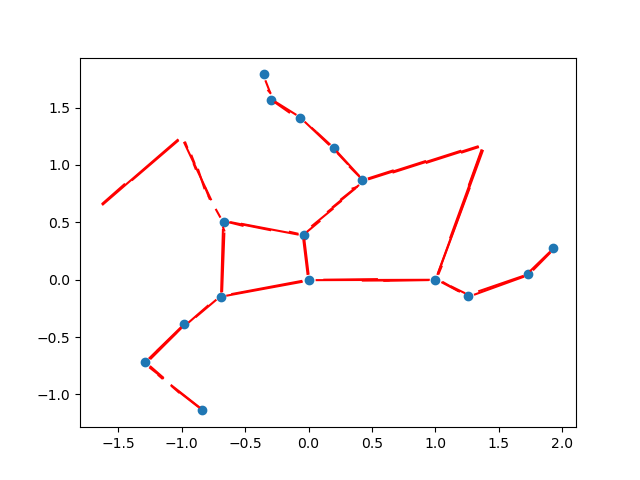
#> input picture Normalised_Templates/Hercules.png, 640 x 480 px, given in place of Hercules.png.png, which was not available
$ python -i DIP_Project.py   (imports and definitions only)
#> lines starting #> are read from the running program, lines starting #| are printed output that depends on the picture; after the words box and inside, x2 and y2 are one past the last pixel; in counts of white or black regions, pixels touching at a corner belong together; pictures that were not available may be replaced by others from this repository, and a replacement may not be noted
import cv2
import numpy as np
from matplotlib import pyplot as plt
import math
import os
import pickle
import copy
import sys

def dist(p1, p2):
	return math.sqrt((p1[0]-p2[0])**2 + (p1[1]-p2[1])**2)
def getAngle(p0, p1, p2):
	return math.acos((dist(p0, p1)**2 + dist(p0, p2)**2 - dist(p1, p2)**2)/(2*(dist(p0, p1)**2)*(dist(p0, p2)**2)))

# [59 lines left out: function getNormalisedCoordinates, not called in this run]

def iterateArea(contours, lines=[], iterate=False):

	lines = np.array(lines)

	# Finding the coordinates of the contours and their area
	coordinates = {}
	for i in range(len(contours)):
		cnt = contours[i]
		M = cv2.moments(cnt)
		# print(M)
		cx = int(M['m10']/M['m00'])
		cy = int(M['m01']/M['m00'])
		area = cv2.contourArea(cnt)
		if area in coordinates:
			coordinates[area+0.0001] = (cx, cy)
		else:
			coordinates[area] = (cx, cy)

	sorted_area = []
	for i in reversed(sorted(coordinates.keys())):
		sorted_area.append(i)

	# Creating coordinates for each star in the costellation
	x = []
	y = []
	for area in sorted_area:
		x.append(coordinates[area][0])
		y.append(coordinates[area][1])

	threshold = min(150 , sorted_area[2])
	# print(sorted_area)
	count = 0
	for area in sorted_area:
		if area >= threshold:
			count += 1

	coordinates_list = []
	# print(count)
	if iterate == False:
		return getNormalisedCoordinates(x, y, 0, 1, lines)
	else:
		for i in range(count):
			for j in range(i+1, count):
				x_new, y_new, _ = getNormalisedCoordinates(x[i:], y[i:], i, j, lines)
				coordinates_list.append((x_new, y_new))


		return coordinates_list

# Finding edges using Canny edge detection
def findEdges(image, thresh1, thresh2):
	out = cv2.Canny(np.array(image), thresh1, thresh2)
	return out

def invertImage(image):
	return cv2.bitwise_not(image)

# Converting it back to black and white image
def getGrayscale(image):
	return cv2.cvtColor(image, cv2.COLOR_BGR2GRAY)

# Applying median filter to get rid of noise left from words in the image
def applyMedian(image, size):
	return cv2.medianBlur(image, size)

# Plot the specified image with the name given
def plotImage(image, imagename="figure"):
	cv2.imshow(imagename, image)

def binariseImage(img, thresholds):
	# Thresholding the Image to binarise it
	output_thresh = []
	for threshold in thresholds:
		ret,thresh = cv2.threshold(img,threshold,255,cv2.THRESH_BINARY)
		output_thresh.append(thresh)

	return output_thresh

# [7 lines left out: function getGreenChannel, not called in this run]

def getBlueChannel(img):

	image_copy_blue = img.copy()
	# Setting Green and Red channel 0
	image_copy_blue[:, :, 1] = 0
	image_copy_blue[:, :, 2] = 0
	return image_copy_blue

def getRedChannel(img):

	# Setting Green and Blue channel 0
	image_copy = img.copy()
	image_copy[:, :, 1] = 0
	image_copy[:, :, 0] = 0
	return image_copy

def makeTemplates():

	# Directory where the templates are stored
	template_directory = sys.path[0]+"/Templates"
	templates_coordinates = {}

	# Iterate through each file in the template directory to process one template at a time
	for filename in os.listdir(template_directory):
		for filename in ["Hercules.png"]:
			print(filename)

		# Reading the template
		img = cv2.imread(sys.path[0]+"Templates/" + filename + ".png")
#> img is the input picture: shape (480, 640, 3); mean B, G, R 249.4, 249.2, 251.8
		# cv2.imshow('original' ,img)
		red_channel = getRedChannel(img)
#> in getRedChannel, `image_copy[:, :, 1] = 0`:
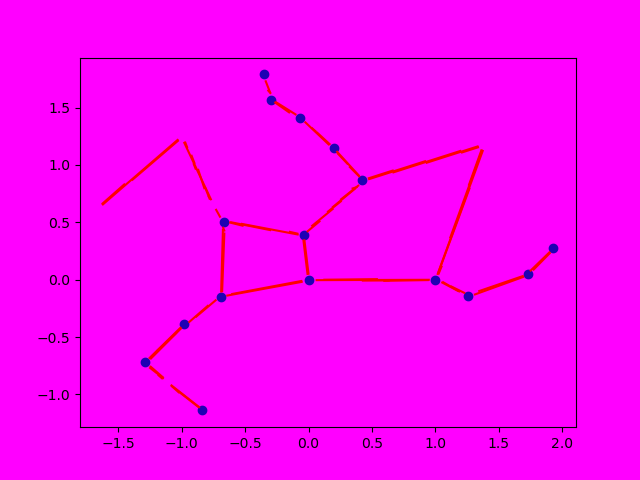
#> image_copy: shape (480, 640, 3); mean B, G, R 249.4, 0, 251.8
#> in getRedChannel, `image_copy[:, :, 0] = 0`:
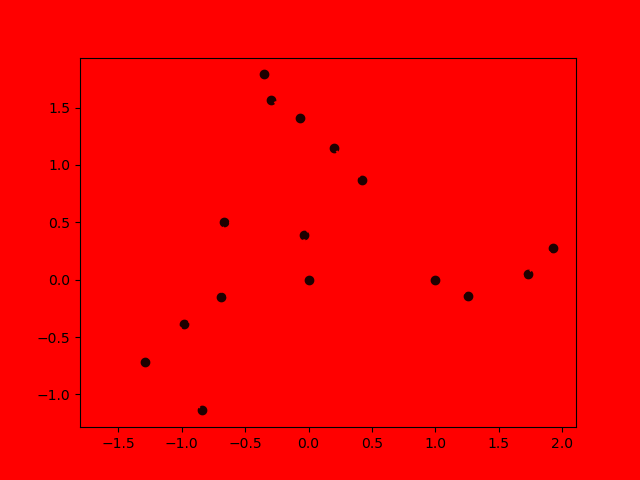
#> image_copy: shape (480, 640, 3); mean B, G, R 0, 0, 251.8
		# plotImage(red_channel, "red")
		thresh = binariseImage(red_channel, [165.75, 191.25])
#> the loop in binariseImage, `for threshold in thresholds:` made 2 passes
#> ret on passes 1 to 2: 165, 191
#> after the loop in binariseImage, `for threshold in thresholds:`: output_thresh = 2 items
#> thresh = 2 items

		blue_channel = getBlueChannel(img)
#> in getBlueChannel, `image_copy_blue[:, :, 2] = 0`:
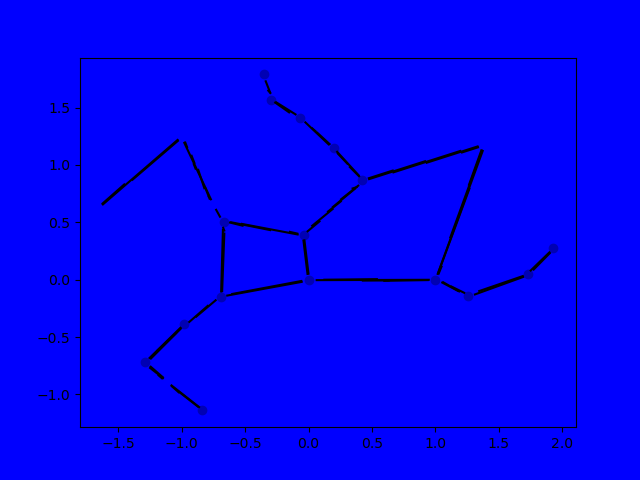
#> image_copy_blue: shape (480, 640, 3); mean B, G, R 249.4, 0, 0

		thresh2 = binariseImage(red_channel, [125.75, 255])
#> the loop in binariseImage (call 2), `for threshold in thresholds:` made 2 passes
#> ret on pass 1: 125
#> thresh2 = 2 items
		letters = thresh2[0] - thresh2[1]
		new_blue = blue_channel + letters

		for i in range(len(new_blue)):
			for j in range(len(new_blue[i])):
				if new_blue[i][j][2] != 0:
					new_blue[i][j][1] = 0
					new_blue[i][j][0] = 0
					new_blue[i][j][2] = 0
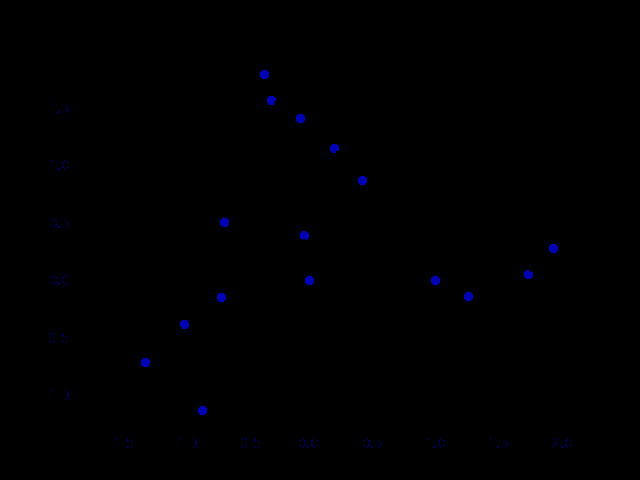
#> new_blue: shape (480, 640, 3); mean B, G, R 0.7, 0, 0

		# Subtracting to get only stars
		final = thresh[0] - thresh[1]
		# plotImage(final, "final")

		stars = applyMedian(final, 3)
		lines = applyMedian(new_blue, 3)

		stars_grey = getGrayscale(stars)
#> in getGrayscale, `return cv2.cvtColor(image, cv2.COLOR_BGR2GRAY)`: returned value: shape (480, 640); every value is 0
		lines_grey = getGrayscale(lines)
		final_stars = binariseImage(stars_grey, [20])
#> final_stars = 1 item
		final_lines = binariseImage(lines_grey, [5])
#> the loop in binariseImage (call 4), `for threshold in thresholds:` made 1 pass
#> ret on pass 1: 5
#> pass 1, in binariseImage (call 4), `ret,thresh = cv2.threshold(img,threshold,255,cv2.THRESH_BINARY)`:
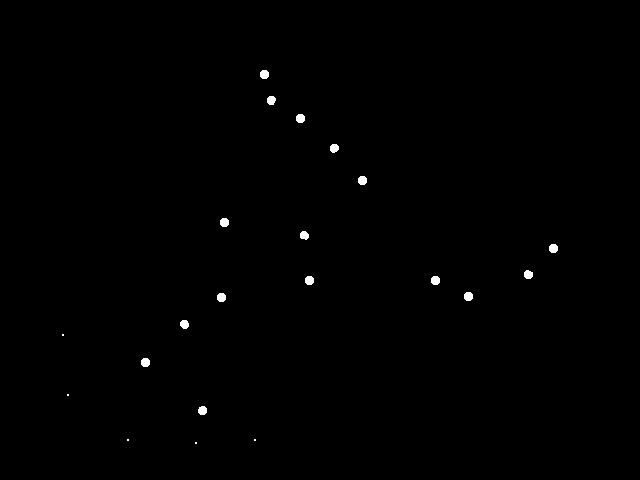
#> thresh: shape (480, 640); 0.36% white; 21 white regions (5 under 20 px), largest, box (x1, y1, x2, y2) and area: (260, 70, 269, 79) 69, (296, 114, 305, 123) 69, (358, 176, 367, 185) 69
#> final_lines = 1 item
		final_stars_inverted = invertImage(final_stars[0])
#> in invertImage, `return cv2.bitwise_not(image)`: returned value: shape (480, 640); every value is 255
		final_lines_inverted = invertImage(final_lines[0])
		final_lines = applyMedian(final_lines[0], 3)

		edged = findEdges(final_stars_inverted, 30, 200)
		# plotImage(edged, "edges")
		# cv2.waitKey(0)

		rho = 1  # distance resolution in pixels of the Hough grid
		theta = np.pi / 180  # angular resolution in radians of the Hough grid
		threshold = 10  # minimum number of votes (intersections in Hough grid cell)
		min_line_length = 2  # minimum number of pixels making up a line
		max_line_gap = 3  # maximum gap in pixels between connectable line segments
		line_image = np.copy(img) * 0  # creating a blank to draw lines on

		# Run Hough on edge detected image
		# Output "lines" is an array containing endpoints of detected line segments
		drawn_lines = cv2.HoughLinesP(final_lines, rho, theta, threshold, np.array([]), min_line_length, max_line_gap)
#> drawn_lines = 123 rows, first 6: [260, 72, 266, 78], [524, 272, 531, 272], [360, 177, 365, 182], [298, 115, 303, 120], [331, 145, 336, 150], [359, 177, 364, 183]
		# drawn_lines = drawn_lines[1:]
		for line in drawn_lines:
			for x1,y1,x2,y2 in line:
				cv2.line(line_image,(x1,y1),(x2,y2),(255,0,0),5)
#> this loop made 123 passes
#> line on passes 1 to 12: [[260, 72, 266, 78]], [[524, 272, 531, 272]], [[360, 177, 365, 182]], [[298, 115, 303, 120]], [[331, 145, 336, 150]], [[359, 177, 364, 183]], [[269, 104, 270, 96]], [[181, 326, 187, 321]], [[217, 296, 220, 293]], [[360, 183, 366, 178]], [[303, 115, 303, 121]], [[550, 250, 557, 247]]
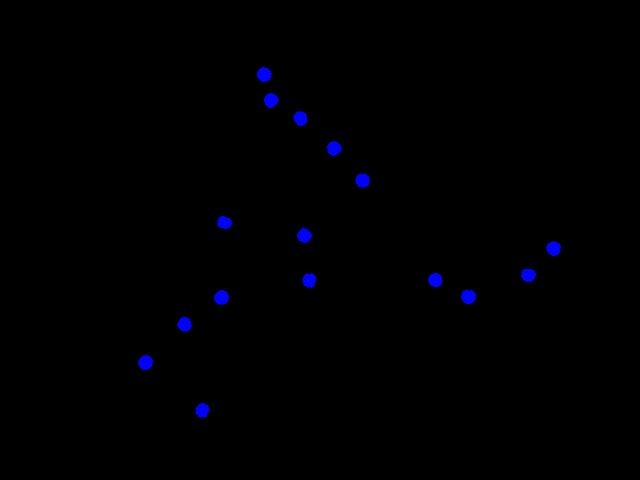
#> line_image: shape (480, 640, 3); mean B, G, R 2.1, 0, 0
		# cv2.imshow("drawn", line_image)
		# cv2.waitKey(0)

		# Finding the contours in the image
		edge_copy = edged.copy()
		contours, hierarchy = cv2.findContours(edge_copy, cv2.RETR_EXTERNAL, cv2.CHAIN_APPROX_NONE)
#> contours = []

		final_contours = []
		for contour in contours:
			area = cv2.contourArea(contour)
			if area != 0:
				final_contours.append(contour)
#> this loop made 0 passes
#> after the loop, final_contours = []

		# [5 lines of commented-out code are left out]

		x, y, normalised_lines = iterateArea(final_contours, drawn_lines)
#> in iterateArea, `lines = np.array(lines)`: lines has the same summary as drawn_lines in makeTemplates
#> after the loop in iterateArea, `for i in range(len(contours)):`: coordinates = 0 items
#> after the loop in iterateArea, `for i in reversed(sorted(coordinates.keys())):`: sorted_area = []

		templates_coordinates[filename[:-4]] = (x, y, len(final_contours) , normalised_lines)

		# Plot the normalised stars or save them
		plt.figure("Normalised " + filename[:-4] + " stars")
		plt.scatter(x, y)
		for line in normalised_lines:
			for x1,y1,x2,y2 in line:
				plt.plot([x1, x2], [y1, y2], color='red')

		# [8 lines of commented-out code are left out]
	with open("Template Coordinates", "wb") as fp:
		pickle.dump(templates_coordinates, fp)

# [177 lines left out: functions test_normaliser, score, simillarity_error, test_runner, detection, not called in this run]

#> (the run stopped early here; a loop or call above may not have finished)

$ run again, on Normalised_Templates/Andromeda.png
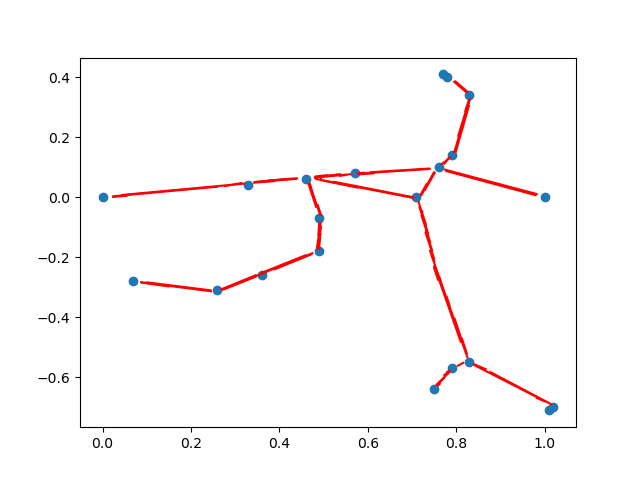
#> input picture Normalised_Templates/Andromeda.png, 640 x 480 px, given in place of Hercules.png.png, which was not available
#> in makeTemplates, img is the input picture: shape (480, 640, 3); mean B, G, R 249.5, 249.3, 251.7
#> the loop in binariseImage, `for threshold in thresholds:` made 2 passes
#> ret on passes 1 to 2: 165, 191
#> after the loop in binariseImage, `for threshold in thresholds:`: output_thresh = 2 items
#> the loop in binariseImage (call 2), `for threshold in thresholds:` made 2 passes
#> ret on pass 1: 125
#> final_stars = 1 item
#> the loop in binariseImage (call 4), `for threshold in thresholds:` made 1 pass
#> ret on pass 1: 5
#> pass 1, in binariseImage (call 4), `ret,thresh = cv2.threshold(img,threshold,255,cv2.THRESH_BINARY)`:
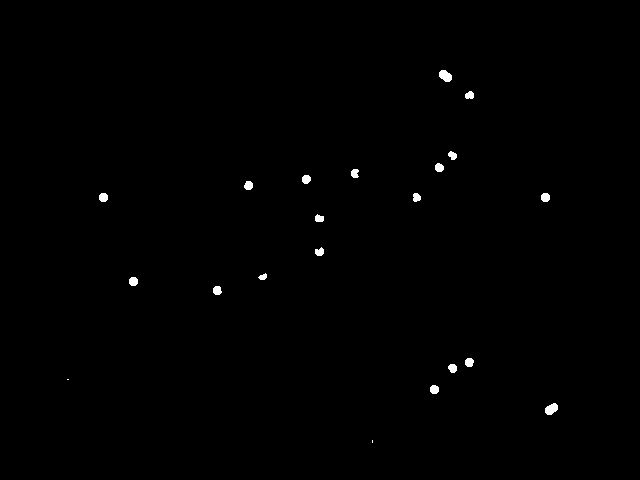
#> thresh: shape (480, 640); 0.42% white; 21 white regions (2 under 20 px), largest, box (x1, y1, x2, y2) and area: (439, 70, 452, 82) 114, (545, 403, 558, 415) 111, (99, 193, 108, 202) 69
#> drawn_lines = 138 rows, first 6: [441, 78, 441, 70], [430, 389, 435, 386], [99, 199, 107, 198], [454, 153, 454, 159], [435, 169, 443, 169], [466, 98, 466, 93]
#> the loop in makeTemplates, `for line in drawn_lines:` made 138 passes
#> after the loop in makeTemplates, `for line in drawn_lines:`:
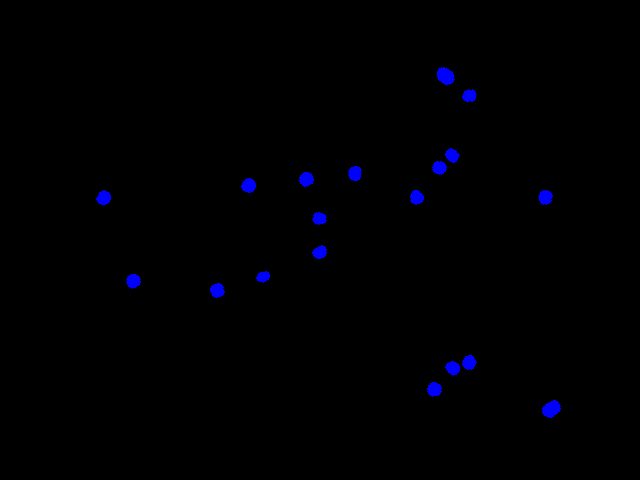
#> line_image: shape (480, 640, 3); mean B, G, R 2.6, 0, 0
#> contours = []
#> lines has the same summary as drawn_lines in makeTemplates
#> after the loop in iterateArea, `for i in range(len(contours)):`: coordinates = 0 items
#> after the loop in iterateArea, `for i in reversed(sorted(coordinates.keys())):`: sorted_area = []

$ run again, on Normalised_Templates/Aquarius.png
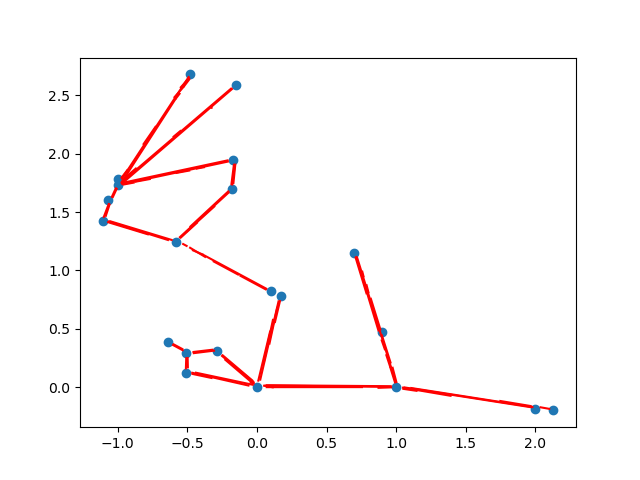
#> input picture Normalised_Templates/Aquarius.png, 640 x 480 px, given in place of Hercules.png.png, which was not available
#> in makeTemplates, img is the input picture: shape (480, 640, 3); mean B, G, R 248.7, 248.4, 251.7
#> the loop in binariseImage, `for threshold in thresholds:` made 2 passes
#> ret on passes 1 to 2: 165, 191
#> after the loop in binariseImage, `for threshold in thresholds:`: output_thresh = 2 items
#> the loop in binariseImage (call 2), `for threshold in thresholds:` made 2 passes
#> ret on pass 1: 125
#> final_stars = 1 item
#> the loop in binariseImage (call 4), `for threshold in thresholds:` made 1 pass
#> ret on pass 1: 5
#> pass 1, in binariseImage (call 4), `ret,thresh = cv2.threshold(img,threshold,255,cv2.THRESH_BINARY)`:
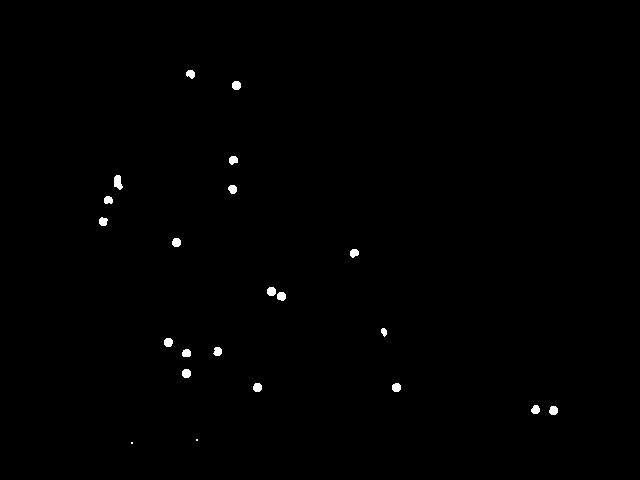
#> thresh: shape (480, 640); 0.43% white; 22 white regions (2 under 20 px), largest, box (x1, y1, x2, y2) and area: (114, 175, 123, 190) 96, (232, 81, 241, 90) 69, (267, 287, 276, 296) 69
#> drawn_lines = 139 rows, first 6: [549, 410, 556, 413], [269, 288, 285, 297], [114, 183, 116, 175], [267, 291, 285, 298], [186, 369, 187, 377], [172, 242, 178, 245]
#> the loop in makeTemplates, `for line in drawn_lines:` made 139 passes
#> after the loop in makeTemplates, `for line in drawn_lines:`:
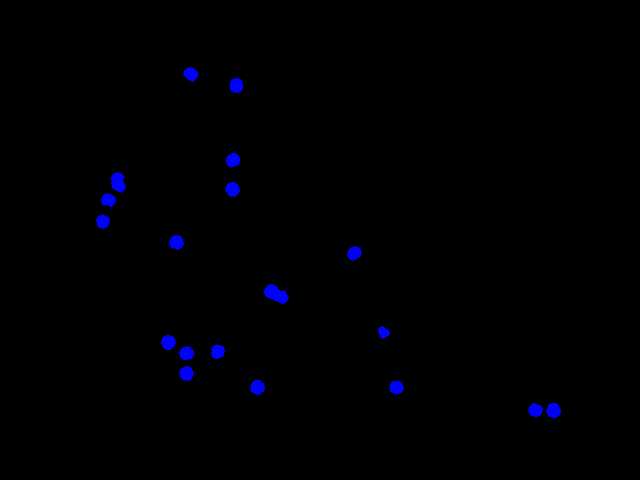
#> line_image: shape (480, 640, 3); mean B, G, R 2.6, 0, 0
#> contours = []
#> lines has the same summary as drawn_lines in makeTemplates
#> after the loop in iterateArea, `for i in range(len(contours)):`: coordinates = 0 items
#> after the loop in iterateArea, `for i in reversed(sorted(coordinates.keys())):`: sorted_area = []

$ run again, on Normalised_Templates/Aquila.png
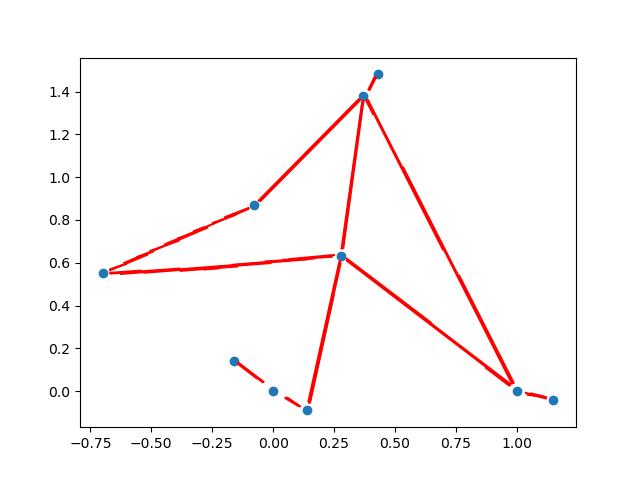
#> input picture Normalised_Templates/Aquila.png, 640 x 480 px, given in place of Hercules.png.png, which was not available
#> in makeTemplates, img is the input picture: shape (480, 640, 3); mean B, G, R 247.9, 247.8, 251.8
#> the loop in binariseImage, `for threshold in thresholds:` made 2 passes
#> ret on passes 1 to 2: 165, 191
#> after the loop in binariseImage, `for threshold in thresholds:`: output_thresh = 2 items
#> the loop in binariseImage (call 2), `for threshold in thresholds:` made 2 passes
#> ret on pass 1: 125
#> final_stars = 1 item
#> the loop in binariseImage (call 4), `for threshold in thresholds:` made 1 pass
#> ret on pass 1: 5
#> pass 1, in binariseImage (call 4), `ret,thresh = cv2.threshold(img,threshold,255,cv2.THRESH_BINARY)`:
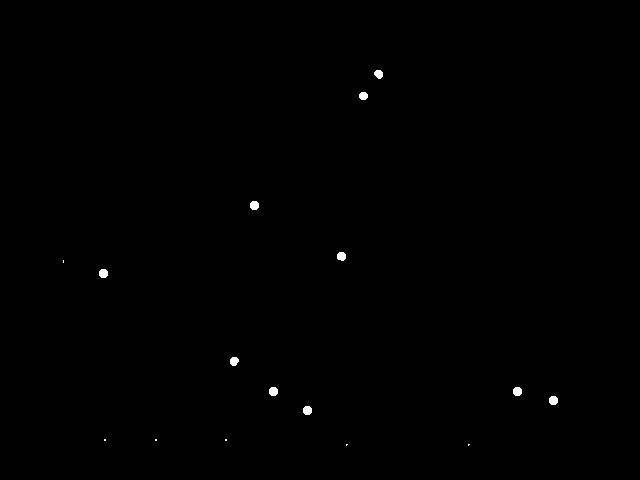
#> thresh: shape (480, 640); 0.22% white; 16 white regions (6 under 20 px), largest, box (x1, y1, x2, y2) and area: (250, 201, 259, 210) 69, (99, 269, 108, 278) 69, (269, 387, 278, 396) 69
#> drawn_lines = 70 rows, first 6: [269, 389, 276, 394], [230, 360, 236, 364], [274, 387, 277, 389], [378, 78, 379, 70], [306, 406, 311, 409], [231, 358, 237, 362]
#> the loop in makeTemplates, `for line in drawn_lines:` made 70 passes
#> after the loop in makeTemplates, `for line in drawn_lines:`:
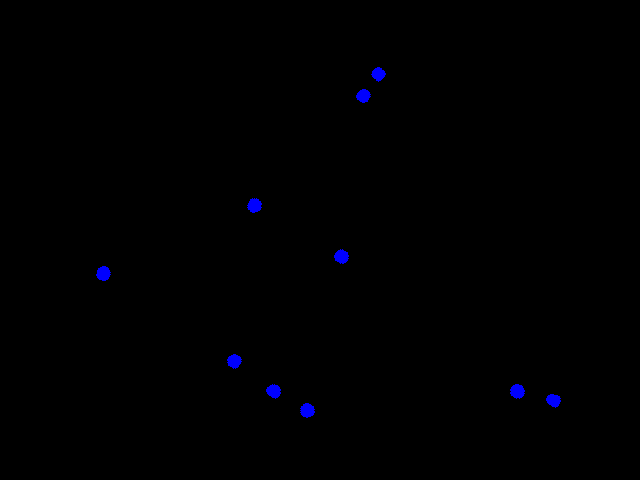
#> line_image: shape (480, 640, 3); mean B, G, R 1.3, 0, 0
#> contours = []
#> lines has the same summary as drawn_lines in makeTemplates
#> after the loop in iterateArea, `for i in range(len(contours)):`: coordinates = 0 items
#> after the loop in iterateArea, `for i in reversed(sorted(coordinates.keys())):`: sorted_area = []
